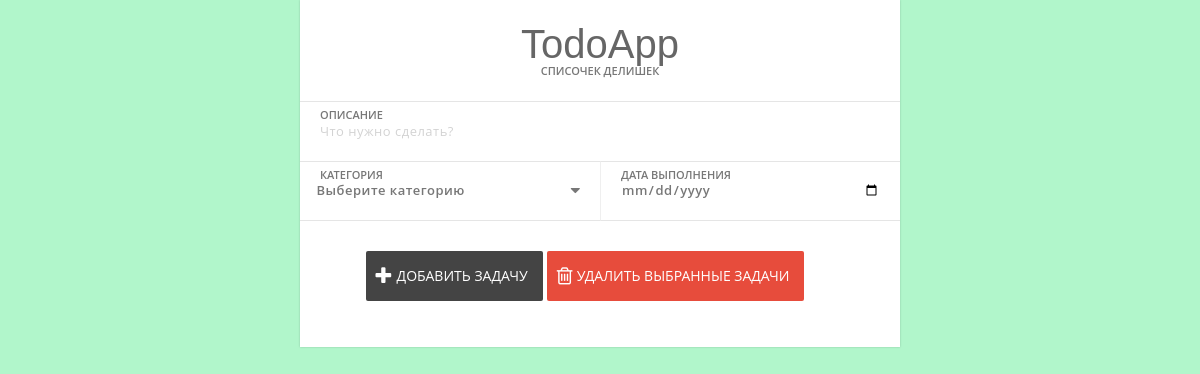
Before: / with the older database file.
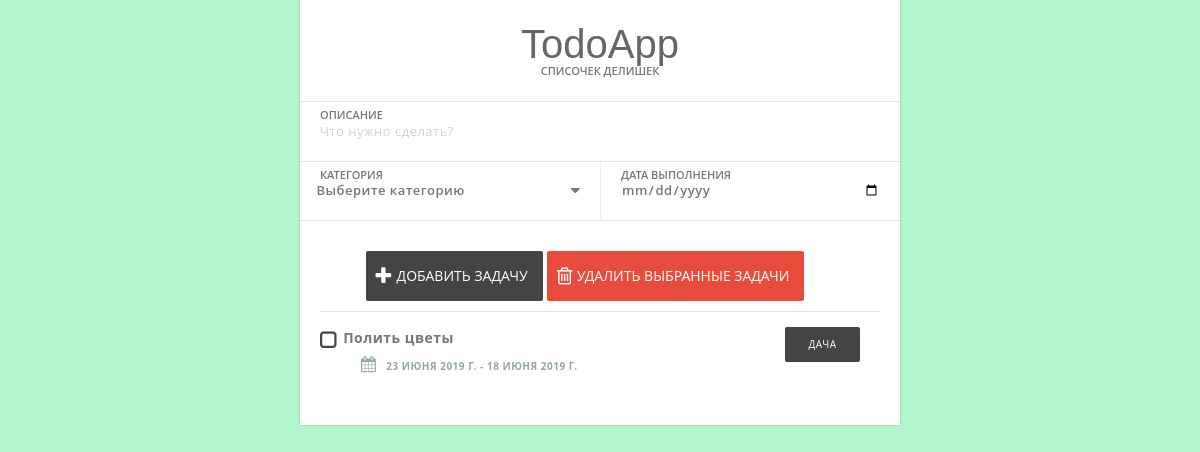
After: the same page with the newer database file.
### todo/models.py (models this page shows, shortened)
class TodoList(models.Model): #Todolist able name that inherits models.Model
    title = models.CharField(max_length=250) # a varchar
    content = models.TextField(blank=True) # a text field
    created = models.DateField(default=timezone.now().strftime("%Y-%m-%d")) # a date
    due_date = models.DateField(default=timezone.now().strftime("%Y-%m-%d")) # a date
    category = models.ForeignKey(Category, on_delete=models.CASCADE, default="general") # a foreignkey
    class Meta:
        ordering = ["-created"] #ordering by the created field

class Category(models.Model): # The Category table name that inherits models.Model
    name = models.CharField(max_length=100) #Like a varchar
    class Meta:
        verbose_name = ("Category")
        verbose_name_plural = ("Categories")
    def __str__(self):
        return self.name #name to be shown when called

### todo/views.py (the view, shortened to what this page needs)
# urls.py: url(r'^$', index, name="TodoList"),
def index(request): #the index view
    todos = TodoList.objects.all() #quering all todos with the object manager
    categories = Category.objects.all() #getting all categories with object manager
    return render(request, "index.html", {"todos": todos, "categories":categories})

### todo/templates/index.html (shortened to what this page needs)
{% load staticfiles %}
{% load bootstrap3 %}
{% bootstrap_css %}
<!DOCTYPE html>
<html >
<head>
  {% load static %}
  <link rel="stylesheet" href="https://maxcdn.bootstrapcdn.com/bootstrap/4.0.0-beta/css/bootstrap.min.css">
  <link rel="stylesheet" type="text/css" href="https://maxcdn.bootstrapcdn.com/font-awesome/4.7.0/css/font-awesome.min.css">
   <link rel="stylesheet" type="text/css" href="{% static 'css/style.css' %}">
</head>
<body>
<div django-app="TaskManager">
    <div class="container">
            <div class="content">
            <h1>TodoApp</h1>
            <p class="tagline">Списочек делишек</p>
            <form action="" method="post">
                <div class="inputContainer">
                    <input type="text" id="description" class="taskName" placeholder="Что нужно сделать?" name="description" required>
                    <label for="description">Описание</label>
                </div>
                <div class="inputContainer half last">
                    <select id="category" class="taskCategory" name="category_select">
                    <option class="disabled" value="">Выберите категорию</option>
                    </select>
                    <label for="category">Категория</label>
                </div>
                <div class="inputContainer half last right">
                    <input type="date" id="dueDate" class="taskDate" name="date">
                    <label for="dueDate">Дата выполнения</label>
                </div>
                <div class="row">
                    <button class="taskAdd" name="taskAdd" type="submit"><i class="fa fa-plus icon"></i>Добавить задачу</button>
                    <button class="taskDelete" name="taskDelete" formnovalidate="" type="submit" onclick="$('input#sublist').click();"><i class="fa fa-trash-o icon"></i>Удалить выбранные задачи</button>
                </div>
            <ul class="taskList">
            {% for todo in todos %}
                <li class="taskItem">
                    <input type="checkbox" class="taskCheckbox" name="checkedbox" id="{{ todo.id }}" value="{{ todo.id }}">
                    <label for="{{ todo.id }}"><span class="complete-">{{ todo.title }}</span></label>
                    <span class="category-{{ todo.category }}">{{ todo.category }}</span>
                    <strong class="taskDate"><i class="fa fa-calendar"></i>{{ todo.created }} - {{ todo.due_date }}</strong>
                </li>
            {% endfor %}
            </ul>
            </form>
            </div>
 </div>
</div>
</body>
</html>

### todo/static/css/style.css (style rules this page uses)
*, *:before, *:after { -webkit-box-sizing: border-box; -moz-box-sizing: border-box; box-sizing: border-box; }
html { font-size: 100%; }
body { background: #b1f6cb; font-family: 'Open Sans',sans-serif; }
.container { width: 600px; margin: 0 auto; background: #ffffff; padding: 20px 0; -webkit-box-shadow: 0 0 2px rgba(0,0,0,0.2); box-shadow: 0 0 2px rgba(0,0,0,0.2); }
.row { display: block; padding: 10px; text-align: center; width: 100%; clear: both; overflow: hidden; }
.half { width: 50%; float: left; }
.content { background: #fff; }
h1 { font-family: 'Rokkitt', sans-serif; color: #666; text-align: center; font-weight: 400; margin: 0; }
.tagline { margin-top: -10px; text-align: center; padding: 5px 20px; font-size: 11px; font-weight: 600; text-transform: uppercase; color: #777; }
.inputContainer { height: 60px; border-top: 1px solid #e5e5e5; position: relative; overflow: hidden; }
.inputContainer.last { border-bottom: 1px solid #e5e5e5; margin-bottom: 20px; }
.inputContainer.half.last.right { border-left: 1px solid #efefef; }
input[type="date"], input[type="text"], select { height: 100%; width: 100%; padding: 0 20px; position: absolute; top: 0; vertical-align: middle; display: inline-block; border: none; border-radius: none; font-size: 13px; color: #777; margin: 0; font-family: 'Open Sans', sans-serif; font-weight: 600; letter-spacing: 0.5px; -webkit-transition: background 0.3s; transition: background 0.3s; }
input[type="date"] { cursor: pointer; }
.inputContainer label { padding: 5px 20px; font-size: 11px; font-weight: 600; text-transform: uppercase; color: #777; display: block; position: absolute; }
button { font-family: 'Open Sans', sans-serif; background: transparent; border-radius: 2px; border: none; outline: none; height: 50px; font-size: 14px; color: #fff; cursor: pointer; text-transform: uppercase; position: relative; -webkit-transition: all 0.3s; transition: all 0.3s; padding-left: 30px; padding-right: 15px; }
.icon { position: absolute; top: 30%; left: 10px; font-size: 20px; }
.taskAdd { background: #444; padding-left: 31px; }
.taskDelete { background: #e74c3c; padding-left: 30px; }
.taskList { list-style: none; padding: 0 20px; }
.taskItem { border-top: 1px solid #e5e5e5; padding: 15px 0; color: #777; font-weight: 600; font-size: 14px; letter-spacing: 0.5px; }
.taskCheckbox { margin-right: 1em; }
.taskList .taskDate { color: #95a5a6; font-size: 10px; font-weight: bold; text-transform: uppercase; display: block; margin-left: 41px; }
.fa-calendar { margin-right: 10px; font-size: 16px; }
[class*='category-'] { display: inline-block; font-size: 10px; background: #444; vertical-align: middle; color: #fff; padding: 10px; width: 75px; text-align: center; border-radius: 2px; float: right; font-weight: normal; text-transform: uppercase; margin-right: 20px; }
.taskCheckbox { -webkit-appearance: none; appearance: none; -webkit-transition: all 0.3s; transition: all 0.3s; display: inline-block; cursor: pointer; width: 19px; height: 19px; vertical-align: middle; }
.taskCheckbox:before, .taskCheckbox:checked:before { font-family: 'FontAwesome'; color: #444; font-size: 20px; -webkit-transition: all 0.3s; transition: all 0.3s; }
.taskCheckbox:before { content: '\f096'; }
.taskCategory { -webkit-appearance: none; appearance: none; cursor: pointer; padding-left: 16.5px; background: #fff; }
.taskCategory option { background: #fff; border: none; outline: none; padding: 0 100px; }

Changed rows visible on the page:
added TodoList: title "Полить цветы", category "ДАЧА", created "23 ИЮНЯ 2019 Г.", due_date "18 ИЮНЯ 2019 Г."
